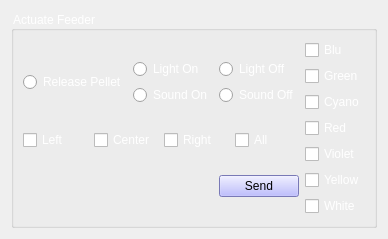
              <widget class="QWidget" name="tab_actuate">
               <attribute name="title">
                <string>Actuate Feeder</string>
               </attribute>
               <layout class="QHBoxLayout" name="horizontalLayout_7">
                <item>
                 <widget class="QGroupBox" name="groupBox_actuate">
                  <property name="font">
                   <font>
                    <weight>50</weight>
                    <bold>false</bold>
                   </font>
                  </property>
                  <property name="styleSheet">
                   <string notr="true">color: rgb(255, 255, 255);</string>
                  </property>
                  <property name="title">
                   <string>Actuate Feeder</string>
                  </property>
                  <layout class="QHBoxLayout" name="horizontalLayout_6">
                   <item>
                    <layout class="QHBoxLayout" name="horizontalLayout_5">
                     <item>
                      <layout class="QVBoxLayout" name="verticalLayout_4">
                       <item>
                        <layout class="QHBoxLayout" name="horizontalLayout_2">
                         <item>
                          <widget class="QRadioButton" name="radioButton_release_pellet">
                           <property name="text">
                            <string>Release Pellet</string>
                           </property>
                          </widget>
                         </item>
                         <item>
                          <layout class="QVBoxLayout" name="verticalLayout_2">
                           <item>
                            <widget class="QRadioButton" name="radioButton_light_on">
                             <property name="text">
                              <string>Light On</string>
                             </property>
                            </widget>
                           </item>
                           <item>
                            <widget class="QRadioButton" name="radioButton_sound_on">
                             <property name="text">
                              <string>Sound On</string>
                             </property>
                            </widget>
                           </item>
                          </layout>
                         </item>
                         <item>
                          <layout class="QVBoxLayout" name="verticalLayout">
                           <item>
                            <widget class="QRadioButton" name="radioButton_light_off">
                             <property name="text">
                              <string>Light Off</string>
                             </property>
                            </widget>
                           </item>
                           <item>
                            <widget class="QRadioButton" name="radioButton_sound_off">
                             <property name="text">
                              <string>Sound Off</string>
                             </property>
                            </widget>
                           </item>
                          </layout>
                         </item>
                        </layout>
                       </item>
                       <item>
                        <layout class="QHBoxLayout" name="horizontalLayout_3">
                         <item>
                          <widget class="QCheckBox" name="checkBox_left">
                           <property name="text">
                            <string>Left</string>
                           </property>
                          </widget>
                         </item>
                         <item>
                          <widget class="QCheckBox" name="checkBox_center">
                           <property name="text">
                            <string>Center</string>
                           </property>
                          </widget>
                         </item>
                         <item>
                          <widget class="QCheckBox" name="checkBox_right">
                           <property name="text">
                            <string>Right</string>
                           </property>
                          </widget>
                         </item>
                         <item>
                          <widget class="QCheckBox" name="checkBox_all">
                           <property name="text">
                            <string>All</string>
                           </property>
                          </widget>
                         </item>
                        </layout>
                       </item>
                       <item>
                        <layout class="QHBoxLayout" name="horizontalLayout_4">
                         <item>
                          <spacer name="horizontalSpacer_2">
                           <property name="orientation">
                            <enum>Qt::Horizontal</enum>
                           </property>
                           <property name="sizeHint" stdset="0">
                            <size>
                             <width>40</width>
                             <height>20</height>
                            </size>
                           </property>
                          </spacer>
                         </item>
                         <item>
                          <widget class="QPushButton" name="pushButton_send_actuate">
                           <property name="styleSheet">
                            <string notr="true">color: rgb(0, 0, 0);
background-color: rgb(170, 170, 255);</string>
                           </property>
                           <property name="text">
                            <string>Send</string>
                           </property>
                          </widget>
                         </item>
                        </layout>
                       </item>
                      </layout>
                     </item>
                     <item>
                      <layout class="QVBoxLayout" name="verticalLayout_3">
                       <item>
                        <widget class="QCheckBox" name="checkBox_blu">
                         <property name="text">
                          <string>Blu</string>
                         </property>
                        </widget>
                       </item>
                       <item>
                        <widget class="QCheckBox" name="checkBox_green">
                         <property name="text">
                          <string>Green</string>
                         </property>
                        </widget>
                       </item>
                       <item>
                        <widget class="QCheckBox" name="checkBox_cyano">
                         <property name="text">
                          <string>Cyano</string>
                         </property>
                        </widget>
                       </item>
                       <item>
                        <widget class="QCheckBox" name="checkBox_red">
                         <property name="text">
                          <string>Red</string>
                         </property>
                        </widget>
                       </item>
                       <item>
                        <widget class="QCheckBox" name="checkBox_violet">
                         <property name="text">
                          <string>Violet</string>
                         </property>
                        </widget>
                       </item>
                       <item>
                        <widget class="QCheckBox" name="checkBox_yellow">
                         <property name="text">
                          <string>Yellow</string>
                         </property>
                        </widget>
                       </item>
                       <item>
                        <widget class="QCheckBox" name="checkBox_white">
                         <property name="text">
                          <string>White</string>
                         </property>
                        </widget>
                       </item>
                      </layout>
                     </item>
                    </layout>
                   </item>
                  </layout>
                 </widget>
                </item>
               </layout>
              </widget>
